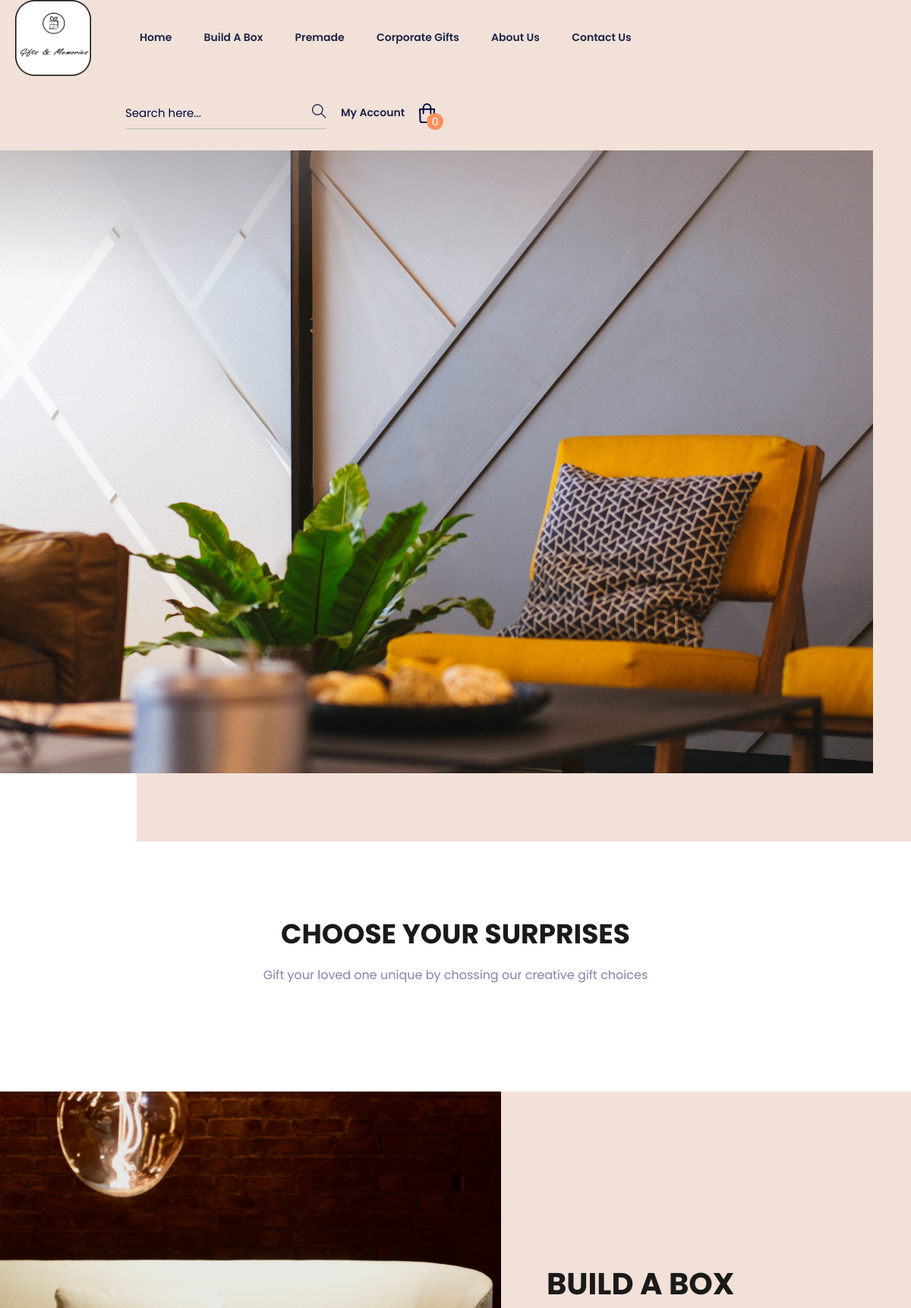
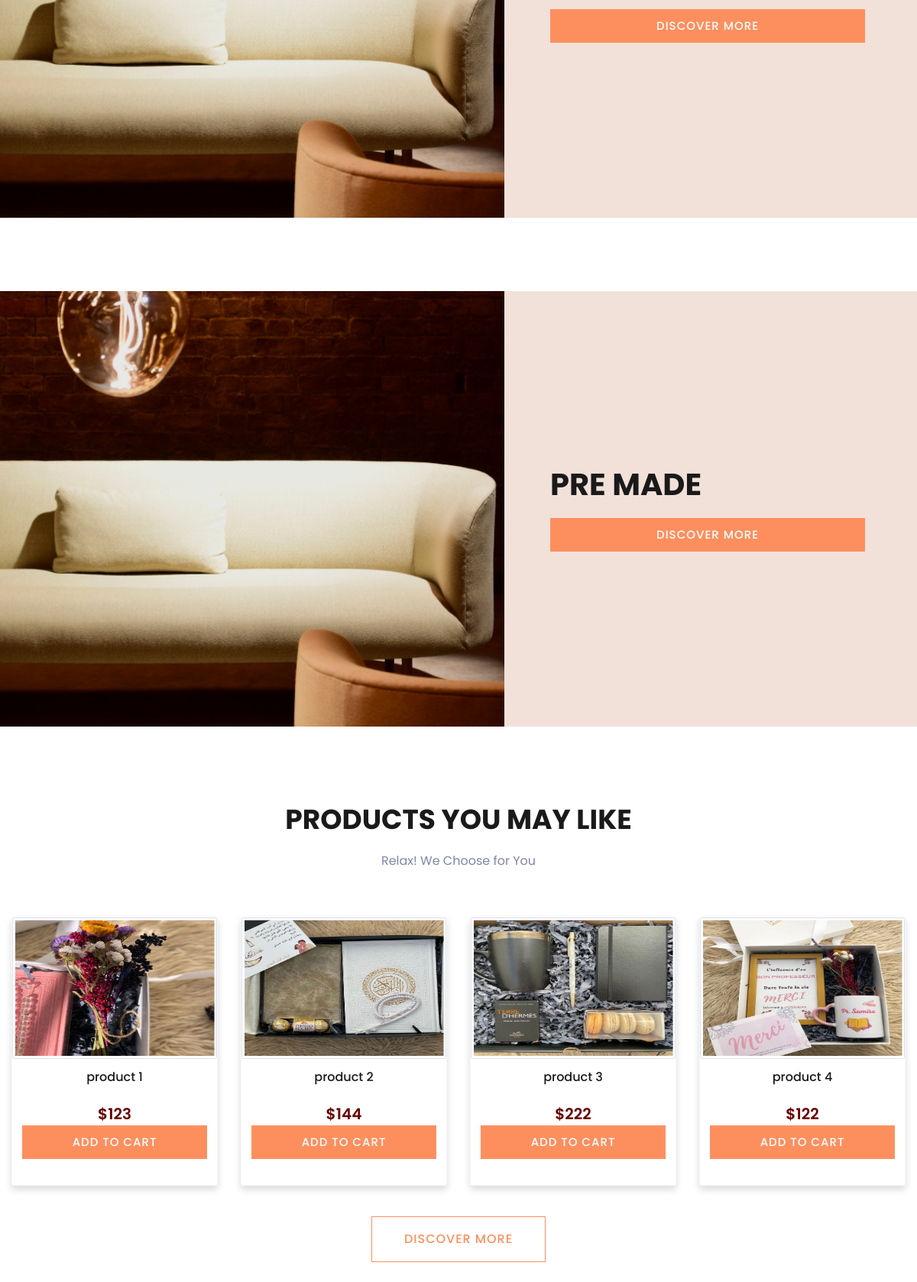
The page / (upper part) on the database its author committed (2 pictures, top to bottom).
### home_app/models.py (models this page shows, shortened)
class Product(models.Model):
    title=models.CharField(max_length=200)
    description=models.TextField()
    category=models.ForeignKey(Category,on_delete=models.CASCADE)
    is_featured=models.BooleanField(default=False)
    class Meta:
        verbose_name_plural='7. Products'

class ProductAttribute(models.Model):
    product=models.ForeignKey(Product,on_delete=models.CASCADE)
    variant=models.ForeignKey(Variant,on_delete=models.CASCADE)
    availability_status=models.BooleanField(default=True)
    price=models.PositiveIntegerField(default=0)
    image = models.ImageField(upload_to='product_images/', null=True, blank=True)
    @property
    def imageURL(self):
        try:
            url = self.image.url
        except:
            url = ''
        return url
    class Meta:
        verbose_name_plural='8. ProductAttributes'

### home_app/views.py (the view)
# urls.py: 2. Add a URL to urlpatterns:  path('', views.home, name='home')
def home(request):
    products = Product.objects.all()
    featured_prod = Product.objects.filter(is_featured=True).order_by('-id')
    categories = Category.objects.all()
    context = {'featured_prod': featured_prod,
               'products': products,
               'categories': categories
               }
    return render(request, 'home_app/index.html', context)

### home_app/models.py (called while the page is built)
    def __str__(self):
        return self.title

### home_app/templates/home_app/index.html (shortened to what this page needs)
{% extends 'home_app/base.html' %}
{% load static %}
{% block content %}
{% include 'home_app/header.html' %}
<main>
    {% include 'home_app/home_slider.html' %}
    <section class="properties new-arrival fix">
        <div class="container">
            <div class="row justify-content-center">
                <div class="col-xl-7 col-lg-8 col-md-10">
                    <div class="section-tittle mb-60 text-center wow fadeInUp" data-wow-duration="1s"
                        data-wow-delay=".2s">
                        <h2>Choose Your Surprises</h2>
                        <P>Gift your loved one unique by chossing our creative gift choices</P>
                    </div>
                </div>
            </div>
        </div>
    </section>
    <div class="visit-tailor-area fix">
        <div class="tailor-offers">
        </div>
        <div class="tailor-details">
            <h2>BUILD A BOX</h2>
            <a href="/build-a-box" class="btn">Discover More</a>
        </div>
    </div>
    <br><br><br><br>
    <div class="visit-tailor-area fix">
        <div class="tailor-offers">
        </div>
        <div class="tailor-details">
            <h2>PRE MADE</h2>
            <a href="/premade" class="btn">Discover More</a>
        </div>
    </div>
    <div class="new-arrival new-arrival2">
        <div class="container">
            <div class="row justify-content-center">
                <div class="col-xl-6 col-lg-8 col-md-10">
                    <div class="section-tittle mb-60 text-center wow fadeInUp" data-wow-duration="2s"
                        data-wow-delay=".2s">
                        <h2>Products you may like</h2>
                        <P>Relax! We Choose for You</P>
                    </div>
                </div>
            </div>
            <div class="row card-group">
                {% for product in products|slice:4 %}
                <div class="col-lg-3 col-md-4 col-sm-6 ">
                    <div class="single-new-arrival mb-50 text-center card shadow bg-white rounded">
                        <div class="popular-img">
                            <img style="height: 185px;" class="img-thumbnail"
                                src="{{product.productattribute_set.first.imageURL}}" alt="">
                        </div>
                        <div class="popular-caption">
                            <h3><a href="product_details.html">{{product.title}}</a></h3>
                            <span>${{product.productattribute_set.first.price}}</span>
                            <div class="add_to_cart">
                                <button type="button" data-toggle="modal" class="btn"
                                    data-target="#productModal-{{product.id}}">
                                    add to cart</button>
                                <a href="#" class="like_us"> <i class="ti-heart"></i> </a>
                            </div>
                        </div>
                    </div>
                </div>
                {% endfor %}
            </div>
            <div class="row justify-content-center">
                <div class="room-btn">
                    <a href="product.html" class="border-btn">Discover More</a>
                </div>
            </div>
        </div>
    </div>
</main>
{% endblock content %}

### static/assets/css/custom.css (style rules this page uses)
::placeholder { color: #fff; opacity: 1; font-weight: 300 }

### home_app/templates/home_app/base.html (style rules this page uses)
.btn { background: #FD8F5F; text-transform: uppercase; padding: 22px; color: #fff; font-weight: 500; width: 100%; font-size: 15px; display: block; -moz-user-select: none; letter-spacing: 1px; }

### rows shown on the page
Product: productattribute_set.first.imageURL (picture), title "product 1", productattribute_set.first.price "123"
Product: productattribute_set.first.imageURL (picture), title "product 2", productattribute_set.first.price "144"
Product: productattribute_set.first.imageURL (picture), title "product 3", productattribute_set.first.price "222"
Product: productattribute_set.first.imageURL (picture), title "product 4", productattribute_set.first.price "122"
